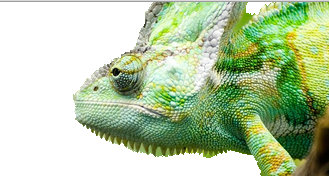
#> input picture Code Challenge 4/sample1.png, 329 x 176 px, given in place of sample1.png.jpg, which was not available
$ python Image_processing.py
#> lines starting #> are read from the running program, lines starting #| are printed output that depends on the picture; pictures that were not available may be replaced by others from this repository, and a replacement may not be noted
 # -*- coding: utf-8 -*-

# PIL - Python Imaging Library(Bascially Pillow is the name but PIL is used)
# Used for performimg various operations on image of various formats like jpg..

# Image module - represent a PIL image,load images from files, to create new images

# importing Image module from PIL
from PIL import Image


# Taking the name of the image
image_name = input("Enter the name of image:")
#> the answer given: sample1.png
image_name = image_name+".jpg"

# To open the image to be processed
# An instance is used to store the opened image
image = Image.open(image_name)
#> image is the input picture: PIL image 329x176 RGBA; mean R, G, B, A 181.4, 200.4, 163.8, 255

# changing the image to Greyscale
img_convert = image.convert('L')
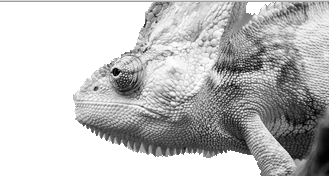
#> img_convert: PIL image 329x176 L; min 0, max 255, mean 190.6

# Rotating the image
img_rotate = img_convert.rotate(90)
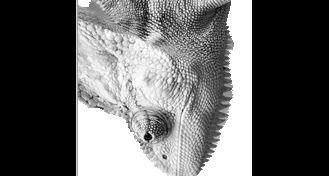
#> img_rotate: PIL image 329x176 L; min 0, max 255, mean 98.8

# to crop image at center top = (w+h)/2 and bottom = (w+h)/2
img_crop = img_rotate.crop((160, 204, 252, 252))
#> img_crop: PIL image 92x48 L; every value is 0

# To make a thumbnail of the opened image
img_crop.thumbnail((75, 75))
#> img_crop: PIL image 75x39 L; every value is 0

# Printing the image name after modifications
# image.filename is used to get original image file name
print("Output:thumbnail.BMP")

# To save and show the image after modification
img_crop.save("thumbnail.bmp", "BMP")
img_crop.show()

$ run again, on image.jpg
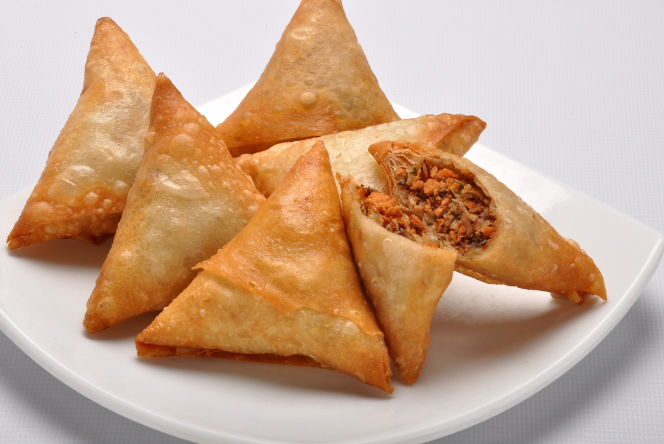
#> input picture image.jpg, 1328 x 888 px, given in place of image.jpg.jpg, which was not available (shown at 1/2 size)
#> image is the input picture: PIL image 1328x888 RGB; mean R, G, B 199.6, 166.5, 140.7
#> `img_rotate = img_convert.rotate(90)`:
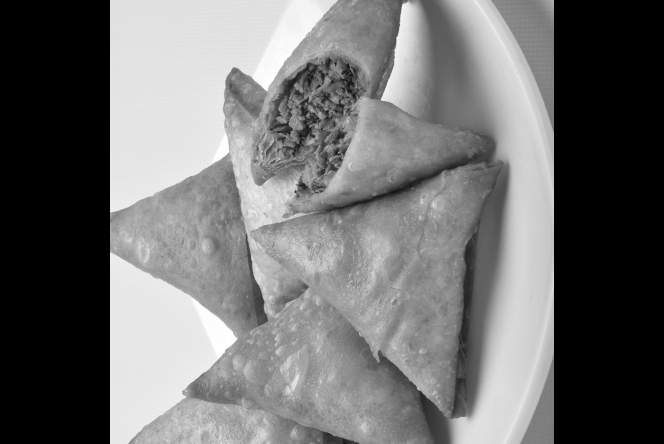
#> img_rotate: PIL image 1328x888 L (shown at 1/2 size); min 0, max 255, mean 110.6
#> `img_crop = img_rotate.crop((160, 204, 252, 252))`:
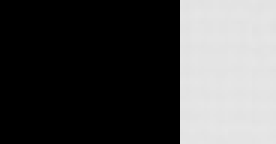
#> img_crop: PIL image 92x48 L (shown 3 times larger); min 0, max 231, mean 79.3
